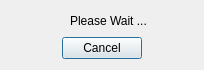
<?xml version="1.0" encoding="UTF-8"?>
<ui version="4.0">
 <class>SshConnectingDialog</class>
 <widget class="QDialog" name="SshConnectingDialog">
  <property name="geometry">
   <rect>
    <x>0</x>
    <y>0</y>
    <width>237</width>
    <height>78</height>
   </rect>
  </property>
  <property name="sizePolicy">
   <sizepolicy hsizetype="Fixed" vsizetype="Fixed">
    <horstretch>0</horstretch>
    <verstretch>0</verstretch>
   </sizepolicy>
  </property>
  <property name="windowTitle">
   <string>Connecting ...</string>
  </property>
  <layout class="QGridLayout" name="gridLayout">
   <property name="sizeConstraint">
    <enum>QLayout::SetFixedSize</enum>
   </property>
   <item row="1" column="0" colspan="4">
    <widget class="QDialogButtonBox" name="buttonBox">
     <property name="standardButtons">
      <set>QDialogButtonBox::Cancel</set>
     </property>
     <property name="centerButtons">
      <bool>true</bool>
     </property>
    </widget>
   </item>
   <item row="0" column="2">
    <widget class="QLabel" name="status">
     <property name="text">
      <string>Please Wait ...</string>
     </property>
    </widget>
   </item>
   <item row="0" column="1">
    <widget class="QLabel" name="icon">
     <property name="text">
      <string/>
     </property>
     <property name="pixmap">
      <pixmap resource="resources.qrc">:/icons/loading.png</pixmap>
     </property>
    </widget>
   </item>
   <item row="0" column="0">
    <spacer name="horizontalSpacer">
     <property name="orientation">
      <enum>Qt::Horizontal</enum>
     </property>
     <property name="sizeHint" stdset="0">
      <size>
       <width>40</width>
       <height>20</height>
      </size>
     </property>
    </spacer>
   </item>
   <item row="0" column="3">
    <spacer name="horizontalSpacer_2">
     <property name="orientation">
      <enum>Qt::Horizontal</enum>
     </property>
     <property name="sizeHint" stdset="0">
      <size>
       <width>40</width>
       <height>20</height>
      </size>
     </property>
    </spacer>
   </item>
  </layout>
 </widget>
 <resources>
  <include location="resources.qrc"/>
 </resources>
 <connections/>
</ui>
